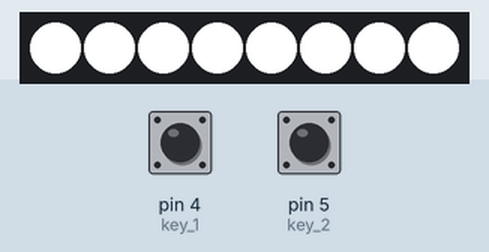
Simulated run of this sketch. Board: Arduino Uno, built with avr-gcc and run on an emulated ATmega328P. Shown: 8 RGB LEDs in strip order, left to right. The inputs (shaded band) are chosen by the test bench; at power-on: pin 4 (key_1) HIGH, pin 5 (key_2) HIGH.

Above: at 1.6 s.
1.7 s: pin 4 (key_1) pulled LOW for 0.15 s
At 8.4 s:
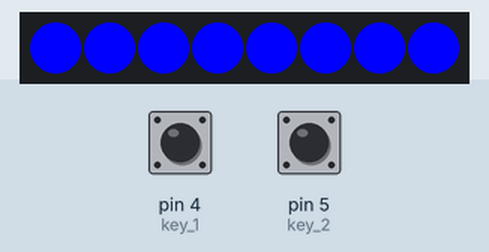
8.5 s: pin 5 (key_2) pulled LOW for 3.2 s
13.2 s: pin 4 (key_1) pulled LOW for 3.2 s
At 17.0 s:
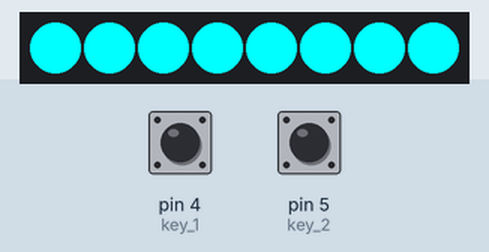
17.9 s: pin 5 (key_2) pulled LOW for 1 s
At 21.2 s:
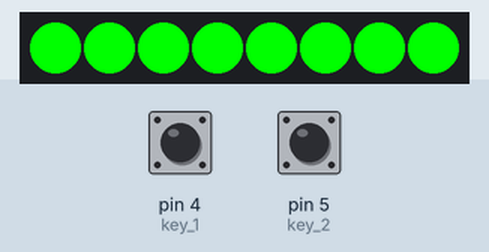
Timing chart, 0 to 21.4 s (numbered marks = the images above; inputs shaded):
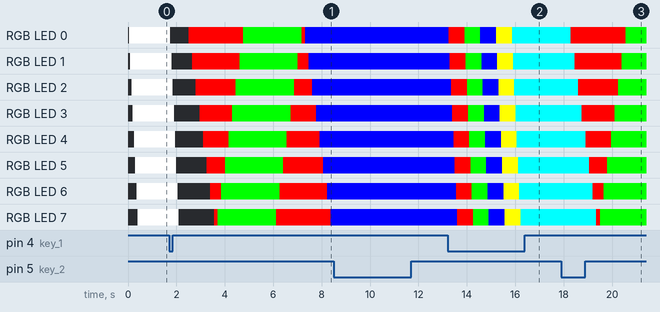

The sketch:

lamp_wifi.ino
```cpp
#include <Adafruit_NeoPixel.h>
#define PIN 14 // номер порта к которому подключен модуль
#define count_led 8 // количество светодиодов

Adafruit_NeoPixel pixels = Adafruit_NeoPixel(count_led, PIN, NEO_GRB + NEO_KHZ800); //first number change does distance between colors

int mode = 6;
int counter = 8;
int key_1 = 4;
int key_2 = 5;
int animation_mode = 0;
int animation = 0;

void setup() {

  Serial.begin(9600);
  pixels.begin();
  pixels.show();
  //colorSet();
  pinMode(key_1, INPUT);
  pinMode(key_2, INPUT);
  colorSet();

}

void loop() {

  int a = digitalRead(key_1);
  int b = digitalRead(key_2);

  if (a == 0) {
    mode++;
    if (mode > 7) {
      mode = 0;
    }
    colorSet();
    delay(250);
  }

  if (b == 0) {
    if (animation_mode == 0) {
      counter++;
      if (counter > 8) {
        counter = 0;
      }
      colorSet();
      delay(250);
    }
    else {
      animation++;
      if (animation > 10) {
        animation = 0;
      }
      animation_action();
      delay(250);
    }
  }

  if (animation_mode == 1) {
    animation_action();
  }

}

void animation_action() {
  counter = 8;
  switch (animation) {
    case 0:
      animation_0();
      break;

    case 1:
      animation_1();
      break;

    case 2:
      animation_2();
      break;

    case 3:
      animation_3();
      break;

    case 4:
      animation_4();
      break;

    case 5:
      animation_5();
      break;

    case 6:
      animation_6();
      break;

    case 7:
      animation_7();
      break;

    case 8:
      animation_8();
      break;

    case 9:
      animation_9();
      break;
  }
}

void animation_0() {
  setLight(254, 0, 0, 150);
  setLightRev(0, 254, 0, 150);
  setLight(0, 254, 0, 150);
  setLightRev(254, 0, 0, 150);
  setLight(0, 0, 254, 150);
  setLightRev(0, 0, 254, 150);

}

void animation_1() {

}

void animation_2() {

}

void animation_3() {

}

void animation_4() {

}

void animation_5() {

}

void animation_6() {

}

void animation_7() {

}

void animation_8() {

}

void animation_9() {

}

void colorSet()
{

  int color1 = 0;
  int color2 = 0;
  int color3 = 0;

  switch (mode) {

    case 0:
      color1 = 254;
      color2 = 0;
      color3 = 0;
      break;

    case 1:
      color1 = 0;
      color2 = 254;
      color3 = 0;
      break;

    case 2:
      color1 = 0;
      color2 = 0;
      color3 = 254;
      break;

    case 3:
      color1 = 254;
      color2 = 254;
      color3 = 0;
      break;

    case 4:
      color1 = 0;
      color2 = 254;
      color3 = 254;
      break;


    case 5:
      color1 = 254;
      color2 = 0;
      color3 = 254;
      break;

    case 6:
      color1 = 254;
      color2 = 254;
      color3 = 254;
      break;

    case 7:
      if (animation_mode == 1) {
        animation_mode = 0;
      } else {
        animation_mode = 1;
      }
      break;

    case 8:
      color1 = 0;
      color2 = 0;
      color3 = 0;
      break;

    default:
      color1 = 0;
      color2 = 0;
      color3 = 0;
      break;

  }

  setLight(color1, color2, color3, 50);

}

void setLight(int color1, int color2, int color3, int d_time) {
  for (int i = 0; i < counter; i++) {
    pixels.setPixelColor(i, pixels.Color(color1, color2, color3));
    delay(d_time);
    pixels.show();
  }
  if (counter == 0) {
    for (int i = 0; i < 8; i++) {
      pixels.setPixelColor(i, pixels.Color(0, 0, 0));
      delay(d_time);
      pixels.show();
    }
  }
}

void setLightRev(int color1, int color2, int color3, int d_time) {
  for (int i = 7; i >= 0; i--) {
    pixels.setPixelColor(i, pixels.Color(color1, color2, color3));
    delay(d_time);
    pixels.show();
  }
}
```

Measured:
- after the input at 8.5 s, every drawn part: stays the same
- after the input at 17.9 s, RGB LED 0: RGB(0, 254, 254) → RGB(254, 0, 0) after 0.40 s, → RGB(0, 254, 0) 2.3 s later; RGB LED 1: RGB(0, 254, 254) → RGB(254, 0, 0) after 0.55 s, → RGB(0, 254, 0) 2.0 s later
